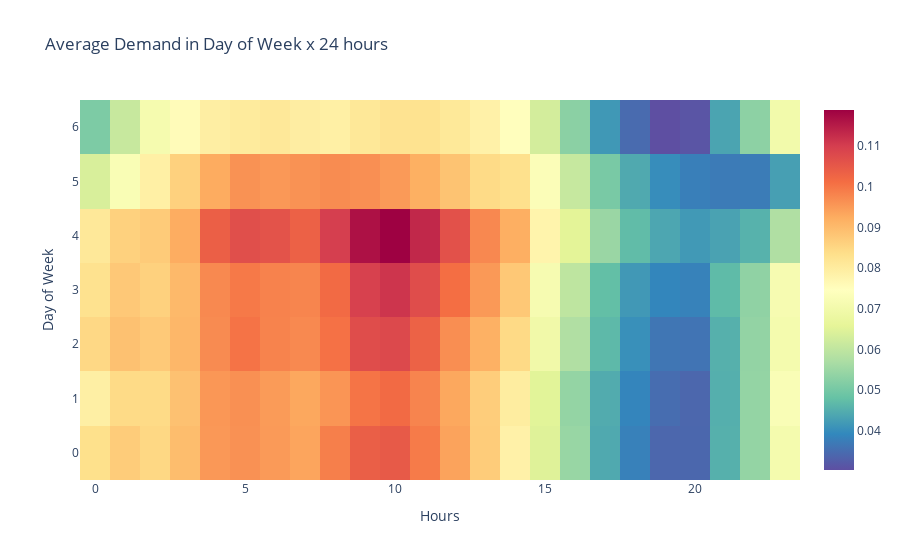

The code cell stored with this chart in its notebook:
### Code cell
import random

x=[str(i) for i in range(24)]
y=[str(i) for i in range(7)]
b = [[i + random.random() for i in range(len(x))] for ii in range(len(y))]

hovertext = list()
for yi, yy in enumerate(y):
    hovertext.append(list())
    for xi, xx in enumerate(x):
        hovertext[-1].append('Hour of Day: {}<br />Day of Week: {}'.format(xx, yy, b[yi][xi]))

data = [
    go.Heatmap(

        z=_['demand'].values.reshape((7,24)),
        x=[str(i) for i in range(24)],
        y=[str(i) for i in range(7)],
        colorscale='Spectral_r',
        hoverinfo='text',
        text=hovertext)

]

layout = go.Layout(
    title='Average Demand in Day of Week x 24 hours',
    xaxis=dict(
        title='Hours',
    ),
    yaxis=dict(
        title='Day of Week',
    ),
)

fig = go.Figure(data=data, layout=layout)
iplot(fig)

### Figure 1 — Plotly figure (JSON) as saved in the notebook; plotly's stock layout.template omitted (floating-point values rounded to 4 significant figures; data arrays with more than 128 entries replaced by an {"elided": "..."} marker saying what was removed)
{"data": [{"colorscale": [[0, "rgb(94,79,162)"], [0.1, "rgb(50,136,189)"], [0.2, "rgb(102,194,165)"], [0.3, "rgb(171,221,164)"], [0.4, "rgb(230,245,152)"], [0.5, "rgb(255,255,191)"], [0.6, "rgb(254,224,139)"], [0.7, "rgb(253,174,97)"], [0.8, "rgb(244,109,67)"], [0.9, "rgb(213,62,79)"], [1, "rgb(158,1,66)"]], "hoverinfo": "text", "text": {"elided": "7x24 str values"}, "type": "heatmap", "x": ["0", "1", "2", "3", "4", "5", "6", "7", "8", "9", "10", "11", "12", "13", "14", "15", "16", "17", "18", "19", "20", "21", "22", "23"], "y": ["0", "1", "2", "3", "4", "5", "6"], "z": {"elided": "7x24 float values"}}], "layout": {"title": {"text": "Average Demand in Day of Week x 24 hours"}, "xaxis": {"title": {"text": "Hours"}}, "yaxis": {"title": {"text": "Day of Week"}}}}
